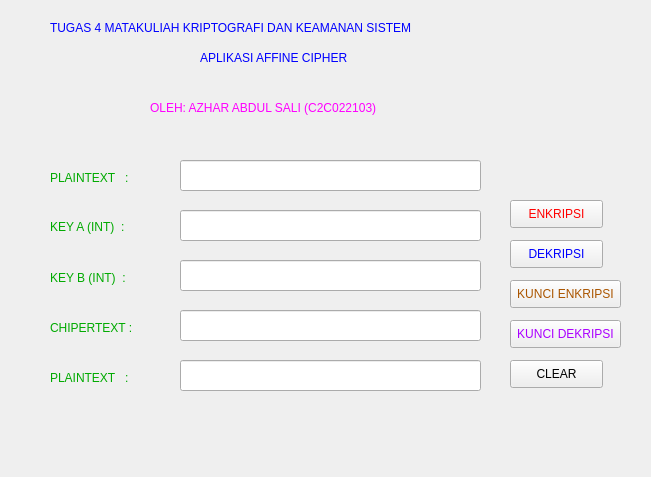
<?xml version="1.0" encoding="UTF-8"?>
<ui version="4.0">
 <class>FormVeginereChiper</class>
 <widget class="QWidget" name="FormVeginereChiper">
  <property name="geometry">
   <rect>
    <x>0</x>
    <y>0</y>
    <width>651</width>
    <height>477</height>
   </rect>
  </property>
  <property name="windowTitle">
   <string>Form</string>
  </property>
  <property name="styleSheet">
   <string notr="true"/>
  </property>
  <widget class="QLabel" name="label">
   <property name="geometry">
    <rect>
     <x>50</x>
     <y>20</y>
     <width>561</width>
     <height>16</height>
    </rect>
   </property>
   <property name="styleSheet">
    <string notr="true">font: 75 12pt &quot;MS Shell Dlg 2&quot;;
color: rgb(0, 0, 255);</string>
   </property>
   <property name="text">
    <string>TUGAS 4 MATAKULIAH KRIPTOGRAFI DAN KEAMANAN SISTEM</string>
   </property>
  </widget>
  <widget class="QLabel" name="label_2">
   <property name="geometry">
    <rect>
     <x>200</x>
     <y>50</y>
     <width>251</width>
     <height>16</height>
    </rect>
   </property>
   <property name="styleSheet">
    <string notr="true">font: 75 12pt &quot;MS Shell Dlg 2&quot;;
color: rgb(0, 0, 255);</string>
   </property>
   <property name="text">
    <string>APLIKASI AFFINE CIPHER</string>
   </property>
  </widget>
  <widget class="QLabel" name="label_3">
   <property name="geometry">
    <rect>
     <x>150</x>
     <y>100</y>
     <width>371</width>
     <height>16</height>
    </rect>
   </property>
   <property name="styleSheet">
    <string notr="true">font: 75 12pt &quot;MS Shell Dlg 2&quot;;
color: rgb(255, 0, 255)</string>
   </property>
   <property name="text">
    <string>OLEH: AZHAR ABDUL SALI (C2C022103)</string>
   </property>
  </widget>
  <widget class="QLabel" name="label_4">
   <property name="geometry">
    <rect>
     <x>50</x>
     <y>170</y>
     <width>131</width>
     <height>16</height>
    </rect>
   </property>
   <property name="styleSheet">
    <string notr="true">font: 12pt &quot;MS Shell Dlg 2&quot;;
color: rgb(0, 170, 0)</string>
   </property>
   <property name="text">
    <string>PLAINTEXT   :</string>
   </property>
  </widget>
  <widget class="QLabel" name="label_5">
   <property name="geometry">
    <rect>
     <x>50</x>
     <y>219</y>
     <width>131</width>
     <height>16</height>
    </rect>
   </property>
   <property name="styleSheet">
    <string notr="true">font: 12pt &quot;MS Shell Dlg 2&quot;;
color: rgb(0, 170, 0)</string>
   </property>
   <property name="text">
    <string>KEY A (INT)  :</string>
   </property>
  </widget>
  <widget class="QLabel" name="label_6">
   <property name="geometry">
    <rect>
     <x>50</x>
     <y>320</y>
     <width>131</width>
     <height>16</height>
    </rect>
   </property>
   <property name="styleSheet">
    <string notr="true">font: 12pt &quot;MS Shell Dlg 2&quot;;
color: rgb(0, 170, 0)</string>
   </property>
   <property name="text">
    <string>CHIPERTEXT :</string>
   </property>
  </widget>
  <widget class="QLabel" name="label_7">
   <property name="geometry">
    <rect>
     <x>50</x>
     <y>370</y>
     <width>131</width>
     <height>16</height>
    </rect>
   </property>
   <property name="styleSheet">
    <string notr="true">font: 12pt &quot;MS Shell Dlg 2&quot;;
color: rgb(0, 170, 0)</string>
   </property>
   <property name="text">
    <string>PLAINTEXT   :</string>
   </property>
  </widget>
  <widget class="QLineEdit" name="plainTextEdit_plain">
   <property name="geometry">
    <rect>
     <x>180</x>
     <y>160</y>
     <width>301</width>
     <height>31</height>
    </rect>
   </property>
   <property name="styleSheet">
    <string notr="true"/>
   </property>
  </widget>
  <widget class="QLineEdit" name="plainTextEdit_plain2">
   <property name="geometry">
    <rect>
     <x>180</x>
     <y>360</y>
     <width>301</width>
     <height>31</height>
    </rect>
   </property>
  </widget>
  <widget class="QLineEdit" name="plainTextEdit_cipher">
   <property name="geometry">
    <rect>
     <x>180</x>
     <y>310</y>
     <width>301</width>
     <height>31</height>
    </rect>
   </property>
  </widget>
  <widget class="QPushButton" name="pushButton_encrypt">
   <property name="geometry">
    <rect>
     <x>510</x>
     <y>200</y>
     <width>93</width>
     <height>28</height>
    </rect>
   </property>
   <property name="styleSheet">
    <string notr="true">color: rgb(255, 0, 0);</string>
   </property>
   <property name="text">
    <string>ENKRIPSI</string>
   </property>
  </widget>
  <widget class="QPushButton" name="pushButton_decrypt">
   <property name="geometry">
    <rect>
     <x>510</x>
     <y>240</y>
     <width>93</width>
     <height>28</height>
    </rect>
   </property>
   <property name="styleSheet">
    <string notr="true">color: rgb(0, 0, 255)</string>
   </property>
   <property name="text">
    <string>DEKRIPSI</string>
   </property>
  </widget>
  <widget class="QPushButton" name="pushButton_clear">
   <property name="geometry">
    <rect>
     <x>510</x>
     <y>360</y>
     <width>93</width>
     <height>28</height>
    </rect>
   </property>
   <property name="text">
    <string>CLEAR</string>
   </property>
  </widget>
  <widget class="QLineEdit" name="lineEdit_a">
   <property name="geometry">
    <rect>
     <x>180</x>
     <y>210</y>
     <width>301</width>
     <height>31</height>
    </rect>
   </property>
  </widget>
  <widget class="QLineEdit" name="lineEdit_b">
   <property name="geometry">
    <rect>
     <x>180</x>
     <y>260</y>
     <width>301</width>
     <height>31</height>
    </rect>
   </property>
  </widget>
  <widget class="QLabel" name="label_8">
   <property name="geometry">
    <rect>
     <x>50</x>
     <y>270</y>
     <width>131</width>
     <height>16</height>
    </rect>
   </property>
   <property name="styleSheet">
    <string notr="true">font: 12pt &quot;MS Shell Dlg 2&quot;;
color: rgb(0, 170, 0)</string>
   </property>
   <property name="text">
    <string>KEY B (INT)  :</string>
   </property>
  </widget>
  <widget class="QPushButton" name="pushButton_kunci_decrypt">
   <property name="geometry">
    <rect>
     <x>510</x>
     <y>320</y>
     <width>111</width>
     <height>28</height>
    </rect>
   </property>
   <property name="styleSheet">
    <string notr="true">color: rgb(170, 0, 255);</string>
   </property>
   <property name="text">
    <string>KUNCI DEKRIPSI</string>
   </property>
  </widget>
  <widget class="QPushButton" name="pushButton_kunci_encrypt">
   <property name="geometry">
    <rect>
     <x>510</x>
     <y>280</y>
     <width>111</width>
     <height>28</height>
    </rect>
   </property>
   <property name="styleSheet">
    <string notr="true">color: rgb(170, 85, 0);</string>
   </property>
   <property name="text">
    <string>KUNCI ENKRIPSI</string>
   </property>
  </widget>
 </widget>
 <resources/>
 <connections/>
</ui>
